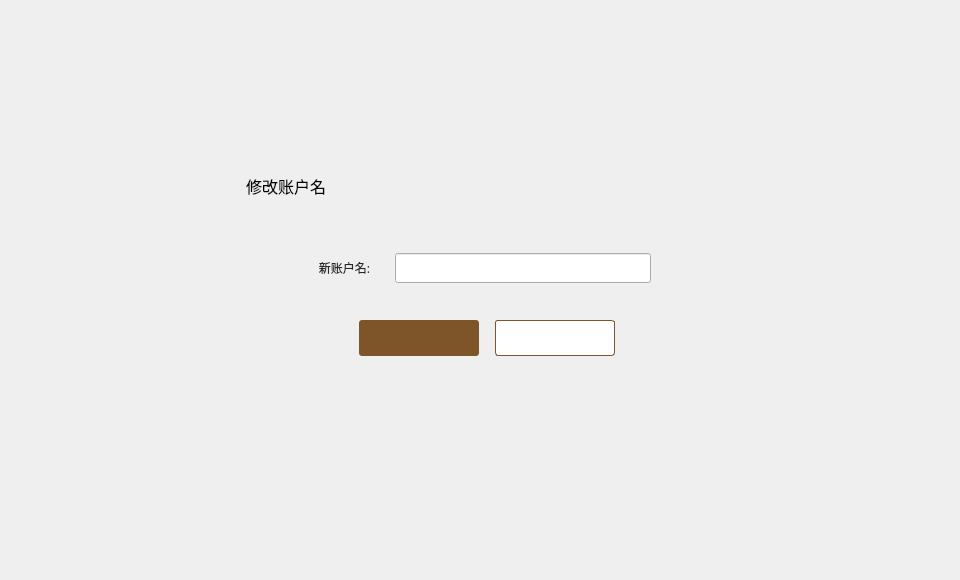
<?xml version="1.0" encoding="UTF-8"?>
<ui version="4.0">
 <class>RenameDialog</class>
 <widget class="QDialog" name="RenameDialog">
  <property name="geometry">
   <rect>
    <x>0</x>
    <y>0</y>
    <width>960</width>
    <height>580</height>
   </rect>
  </property>
  <property name="windowTitle">
   <string>Dialog</string>
  </property>
  <widget class="QWidget" name="widget" native="true">
   <property name="geometry">
    <rect>
     <x>0</x>
     <y>0</y>
     <width>960</width>
     <height>580</height>
    </rect>
   </property>
   <widget class="QWidget" name="containerWidget" native="true">
    <property name="geometry">
     <rect>
      <x>219</x>
      <y>153</y>
      <width>542</width>
      <height>274</height>
     </rect>
    </property>
    <property name="font">
     <font>
      <family>微软雅黑</family>
     </font>
    </property>
    <widget class="QToolButton" name="cancelBtn">
     <property name="geometry">
      <rect>
       <x>276</x>
       <y>167</y>
       <width>120</width>
       <height>36</height>
      </rect>
     </property>
     <property name="cursor">
      <cursorShape>PointingHandCursor</cursorShape>
     </property>
     <property name="styleSheet">
      <string notr="true">QToolButton{background-color:#ffffff;color:#484848;border:1px solid rgb(125,85,40);border-radius:3px;}
QToolButton:hover{color:rgb(125,85,40);}</string>
     </property>
     <property name="text">
      <string/>
     </property>
    </widget>
    <widget class="QLabel" name="label">
     <property name="geometry">
      <rect>
       <x>27</x>
       <y>22</y>
       <width>91</width>
       <height>21</height>
      </rect>
     </property>
     <property name="font">
      <font>
       <family>微软雅黑</family>
       <pointsize>12</pointsize>
      </font>
     </property>
     <property name="text">
      <string>修改账户名</string>
     </property>
    </widget>
    <widget class="QToolButton" name="okBtn">
     <property name="geometry">
      <rect>
       <x>140</x>
       <y>167</y>
       <width>120</width>
       <height>36</height>
      </rect>
     </property>
     <property name="cursor">
      <cursorShape>PointingHandCursor</cursorShape>
     </property>
     <property name="styleSheet">
      <string notr="true">QToolButton{background-color:rgb(125,85,40);color:#ffffff;border:none;border-radius:3px;}
QToolButton:hover{background-color:rgb(185,150,85);}
</string>
     </property>
     <property name="text">
      <string/>
     </property>
    </widget>
    <widget class="QLabel" name="addressNameTipLabel2">
     <property name="geometry">
      <rect>
       <x>204</x>
       <y>138</y>
       <width>200</width>
       <height>16</height>
      </rect>
     </property>
     <property name="text">
      <string/>
     </property>
    </widget>
    <widget class="QLabel" name="addressNameTipLabel1">
     <property name="geometry">
      <rect>
       <x>180</x>
       <y>138</y>
       <width>16</width>
       <height>16</height>
      </rect>
     </property>
     <property name="text">
      <string/>
     </property>
    </widget>
    <widget class="QLineEdit" name="nameLineEdit">
     <property name="geometry">
      <rect>
       <x>176</x>
       <y>100</y>
       <width>256</width>
       <height>30</height>
      </rect>
     </property>
     <property name="font">
      <font>
       <family>微软雅黑</family>
      </font>
     </property>
     <property name="styleSheet">
      <string notr="true"/>
     </property>
     <property name="cursorPosition">
      <number>0</number>
     </property>
    </widget>
    <widget class="QLabel" name="label_3">
     <property name="geometry">
      <rect>
       <x>60</x>
       <y>100</y>
       <width>91</width>
       <height>30</height>
      </rect>
     </property>
     <property name="text">
      <string>&lt;html&gt;&lt;head/&gt;&lt;body&gt;&lt;p&gt;&lt;span style=&quot; color:#282828;&quot;&gt;新账户名:&lt;/span&gt;&lt;/p&gt;&lt;/body&gt;&lt;/html&gt;</string>
     </property>
     <property name="alignment">
      <set>Qt::AlignRight|Qt::AlignTrailing|Qt::AlignVCenter</set>
     </property>
    </widget>
    <widget class="QLabel" name="gifLabel">
     <property name="geometry">
      <rect>
       <x>449</x>
       <y>106</y>
       <width>18</width>
       <height>18</height>
      </rect>
     </property>
     <property name="text">
      <string/>
     </property>
    </widget>
   </widget>
  </widget>
 </widget>
 <resources/>
 <connections/>
</ui>
